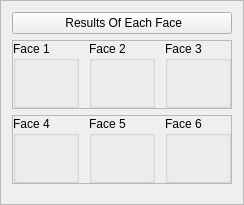
           <widget class="QFrame" name="fmCe_face">
            <property name="sizePolicy">
             <sizepolicy hsizetype="Preferred" vsizetype="Preferred">
              <horstretch>0</horstretch>
              <verstretch>0</verstretch>
             </sizepolicy>
            </property>
            <property name="frameShape">
             <enum>QFrame::StyledPanel</enum>
            </property>
            <property name="frameShadow">
             <enum>QFrame::Raised</enum>
            </property>
            <property name="border_thin" stdset="0">
             <bool>true</bool>
            </property>
            <layout class="QVBoxLayout" name="verticalLayout_7">
             <property name="bottomMargin">
              <number>20</number>
             </property>
             <item>
              <widget class="QPushButton" name="btn_result">
               <property name="sizePolicy">
                <sizepolicy hsizetype="Minimum" vsizetype="Fixed">
                 <horstretch>0</horstretch>
                 <verstretch>0</verstretch>
                </sizepolicy>
               </property>
               <property name="text">
                <string> Results Of Each Face</string>
               </property>
               <property name="icon">
                <iconset resource="resource.qrc">
                 <normaloff>:/images/images/image-gallery.png</normaloff>:/images/images/image-gallery.png</iconset>
               </property>
               <property name="iconSize">
                <size>
                 <width>30</width>
                 <height>30</height>
                </size>
               </property>
              </widget>
             </item>
             <item>
              <widget class="QFrame" name="fm_groupB_2">
               <property name="sizePolicy">
                <sizepolicy hsizetype="Preferred" vsizetype="Expanding">
                 <horstretch>0</horstretch>
                 <verstretch>0</verstretch>
                </sizepolicy>
               </property>
               <property name="frameShape">
                <enum>QFrame::StyledPanel</enum>
               </property>
               <property name="frameShadow">
                <enum>QFrame::Raised</enum>
               </property>
               <layout class="QHBoxLayout" name="horizontalLayout_7">
                <property name="spacing">
                 <number>10</number>
                </property>
                <property name="leftMargin">
                 <number>0</number>
                </property>
                <property name="topMargin">
                 <number>0</number>
                </property>
                <property name="rightMargin">
                 <number>0</number>
                </property>
                <property name="bottomMargin">
                 <number>0</number>
                </property>
                <item>
                 <widget class="QGroupBox" name="groupBox">
                  <property name="title">
                   <string>Face 1</string>
                  </property>
                  <property name="border_thin" stdset="0">
                   <bool>true</bool>
                  </property>
                  <layout class="QHBoxLayout" name="horizontalLayout_9">
                   <property name="spacing">
                    <number>5</number>
                   </property>
                   <property name="leftMargin">
                    <number>5</number>
                   </property>
                   <property name="topMargin">
                    <number>25</number>
                   </property>
                   <property name="rightMargin">
                    <number>5</number>
                   </property>
                   <property name="bottomMargin">
                    <number>5</number>
                   </property>
                   <item>
                    <widget class="QLabel" name="lb_face_1">
                     <property name="minimumSize">
                      <size>
                       <width>4</width>
                       <height>3</height>
                      </size>
                     </property>
                     <property name="text">
                      <string/>
                     </property>
                     <property name="scaledContents">
                      <bool>true</bool>
                     </property>
                     <property name="alignment">
                      <set>Qt::AlignCenter</set>
                     </property>
                     <property name="indent">
                      <number>2</number>
                     </property>
                    </widget>
                   </item>
                  </layout>
                 </widget>
                </item>
                <item>
                 <widget class="QGroupBox" name="groupBox_2">
                  <property name="title">
                   <string>Face 2</string>
                  </property>
                  <property name="border_thin" stdset="0">
                   <bool>true</bool>
                  </property>
                  <layout class="QHBoxLayout" name="horizontalLayout_10">
                   <property name="spacing">
                    <number>5</number>
                   </property>
                   <property name="leftMargin">
                    <number>5</number>
                   </property>
                   <property name="topMargin">
                    <number>25</number>
                   </property>
                   <property name="rightMargin">
                    <number>5</number>
                   </property>
                   <property name="bottomMargin">
                    <number>5</number>
                   </property>
                   <item>
                    <widget class="QLabel" name="lb_face_2">
                     <property name="minimumSize">
                      <size>
                       <width>4</width>
                       <height>3</height>
                      </size>
                     </property>
                     <property name="text">
                      <string/>
                     </property>
                     <property name="scaledContents">
                      <bool>true</bool>
                     </property>
                    </widget>
                   </item>
                  </layout>
                 </widget>
                </item>
                <item>
                 <widget class="QGroupBox" name="groupBox_3">
                  <property name="title">
                   <string>Face 3</string>
                  </property>
                  <property name="border_thin" stdset="0">
                   <bool>true</bool>
                  </property>
                  <layout class="QHBoxLayout" name="horizontalLayout_11">
                   <property name="spacing">
                    <number>5</number>
                   </property>
                   <property name="leftMargin">
                    <number>5</number>
                   </property>
                   <property name="topMargin">
                    <number>25</number>
                   </property>
                   <property name="rightMargin">
                    <number>5</number>
                   </property>
                   <property name="bottomMargin">
                    <number>5</number>
                   </property>
                   <item>
                    <widget class="QLabel" name="lb_face_3">
                     <property name="sizePolicy">
                      <sizepolicy hsizetype="Minimum" vsizetype="Minimum">
                       <horstretch>0</horstretch>
                       <verstretch>0</verstretch>
                      </sizepolicy>
                     </property>
                     <property name="minimumSize">
                      <size>
                       <width>4</width>
                       <height>3</height>
                      </size>
                     </property>
                     <property name="maximumSize">
                      <size>
                       <width>640</width>
                       <height>480</height>
                      </size>
                     </property>
                     <property name="baseSize">
                      <size>
                       <width>0</width>
                       <height>0</height>
                      </size>
                     </property>
                     <property name="text">
                      <string/>
                     </property>
                     <property name="scaledContents">
                      <bool>true</bool>
                     </property>
                    </widget>
                   </item>
                  </layout>
                 </widget>
                </item>
               </layout>
              </widget>
             </item>
             <item>
              <widget class="QFrame" name="fm_groupB_1">
               <property name="sizePolicy">
                <sizepolicy hsizetype="Preferred" vsizetype="Expanding">
                 <horstretch>0</horstretch>
                 <verstretch>0</verstretch>
                </sizepolicy>
               </property>
               <property name="frameShape">
                <enum>QFrame::StyledPanel</enum>
               </property>
               <property name="frameShadow">
                <enum>QFrame::Raised</enum>
               </property>
               <layout class="QHBoxLayout" name="horizontalLayout_8">
                <property name="spacing">
                 <number>10</number>
                </property>
                <property name="leftMargin">
                 <number>0</number>
                </property>
                <property name="topMargin">
                 <number>0</number>
                </property>
                <property name="rightMargin">
                 <number>0</number>
                </property>
                <property name="bottomMargin">
                 <number>0</number>
                </property>
                <item>
                 <widget class="QGroupBox" name="groupBox_4">
                  <property name="title">
                   <string>Face 4</string>
                  </property>
                  <property name="border_thin" stdset="0">
                   <bool>true</bool>
                  </property>
                  <layout class="QHBoxLayout" name="horizontalLayout_12">
                   <property name="spacing">
                    <number>5</number>
                   </property>
                   <property name="leftMargin">
                    <number>5</number>
                   </property>
                   <property name="topMargin">
                    <number>25</number>
                   </property>
                   <property name="rightMargin">
                    <number>5</number>
                   </property>
                   <property name="bottomMargin">
                    <number>5</number>
                   </property>
                   <item>
                    <widget class="QLabel" name="lb_face_4">
                     <property name="minimumSize">
                      <size>
                       <width>4</width>
                       <height>3</height>
                      </size>
                     </property>
                     <property name="text">
                      <string/>
                     </property>
                     <property name="scaledContents">
                      <bool>true</bool>
                     </property>
                    </widget>
                   </item>
                  </layout>
                 </widget>
                </item>
                <item>
                 <widget class="QGroupBox" name="groupBox_5">
                  <property name="title">
                   <string>Face 5</string>
                  </property>
                  <property name="border_thin" stdset="0">
                   <bool>true</bool>
                  </property>
                  <layout class="QHBoxLayout" name="horizontalLayout_13">
                   <property name="spacing">
                    <number>5</number>
                   </property>
                   <property name="leftMargin">
                    <number>5</number>
                   </property>
                   <property name="topMargin">
                    <number>25</number>
                   </property>
                   <property name="rightMargin">
                    <number>5</number>
                   </property>
                   <property name="bottomMargin">
                    <number>5</number>
                   </property>
                   <item>
                    <widget class="QLabel" name="lb_face_5">
                     <property name="minimumSize">
                      <size>
                       <width>4</width>
                       <height>3</height>
                      </size>
                     </property>
                     <property name="text">
                      <string/>
                     </property>
                     <property name="scaledContents">
                      <bool>true</bool>
                     </property>
                    </widget>
                   </item>
                  </layout>
                 </widget>
                </item>
                <item>
                 <widget class="QGroupBox" name="groupBox_6">
                  <property name="title">
                   <string>Face 6</string>
                  </property>
                  <property name="border_thin" stdset="0">
                   <bool>true</bool>
                  </property>
                  <layout class="QHBoxLayout" name="horizontalLayout_14">
                   <property name="spacing">
                    <number>5</number>
                   </property>
                   <property name="leftMargin">
                    <number>5</number>
                   </property>
                   <property name="topMargin">
                    <number>25</number>
                   </property>
                   <property name="rightMargin">
                    <number>5</number>
                   </property>
                   <property name="bottomMargin">
                    <number>5</number>
                   </property>
                   <item>
                    <widget class="QLabel" name="lb_face_6">
                     <property name="minimumSize">
                      <size>
                       <width>4</width>
                       <height>3</height>
                      </size>
                     </property>
                     <property name="text">
                      <string/>
                     </property>
                     <property name="scaledContents">
                      <bool>true</bool>
                     </property>
                    </widget>
                   </item>
                  </layout>
                 </widget>
                </item>
               </layout>
              </widget>
             </item>
            </layout>
           </widget>
